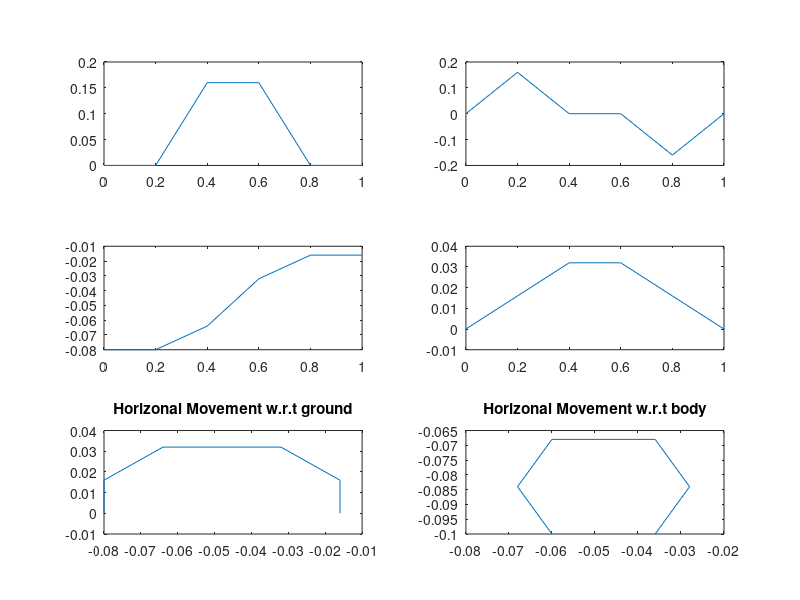

Reproduce this figure in MATLAB.
clear, clc, close all;
%% ----------------------- *** INITIAL DATA *** ------------------------%%
l1=.020;
l2=.050;
l3=.100;
b=0.75;
v=0.04; % desired velocity of COG (m/sec)
u=v/(1-b); % average swing velocity of the leg wrt the ground
L=.16; % Stride Length which is the amount of COG displacement in one cycle time.
T= L/v; % Cycle Period
Tt=(1-b)*T;
Ts=b*T;

%% ------------- *** POSITIONAL FOOT TRAJECTORY PLANNING *** ------------%%
%Transfering time is divided to 5 equal extents. Such a selection is completely
%arbitrary.
t0=0;
t1=Tt/5;
t2=2*t1;
t3=Tt-t2;
t4=Tt-t1;
t5=Tt;
Ttt=[t0,t1,t2,t3,t4,t5];
%%%%%%%%%%HERE EVERY THING IS IN Gi COORDINATE SYSTEM WHICH IS GROUND
%COORDINATE SYSTEM FOR EACH LEG
% xdotmaxf_g=2*(t5-t0)*u/((t4-t1)+(t3-t2)); %maximum leg transferring speed.
% this is the average velocity divided by the surface are under the velocity graph.
xdotmaxf_g=.16;
zdotmaxf_g=xdotmaxf_g; % it is arbitrary.
xdotf_g=[0,0,xdotmaxf_g,xdotmaxf_g,0,0];
for i=1:6
    xf_g(i,1)=-L/2;
    xf_g(i,2)=xf_g(i,1)+0;
    xf_g(i,3)=xf_g(i,2)+(t2-t1)*xdotmaxf_g/2;
    xf_g(i,4)=xf_g(i,3)+(t3-t2)*xdotmaxf_g;
    xf_g(i,5)=xf_g(i,4)+(t4-t3)*xdotmaxf_g/2;
    xf_g(i,6)=xf_g(i,5)+0;
end
zdotf_g=[0,zdotmaxf_g,0,0,-zdotmaxf_g,0];
for i=1:6
    zf_g(i,1)=0;
    zf_g(i,2)=zf_g(i,1)+(t1-t0)*zdotmaxf_g/2;
    zf_g(i,3)=zf_g(i,2)+(t2-t1)*zdotmaxf_g/2;
    zf_g(i,4)=zf_g(i,3)+0;
    zf_g(i,5)=zf_g(i,4)-(t4-t3)*zdotmaxf_g/2;
    zf_g(i,6)=zf_g(i,5)-(t5-t4)*zdotmaxf_g/2;
end
%%%%%%%% Now it's the time to change our cooridinte system properly
%Leg number 4:
h=.1; %(m) height of the robot. Here h=l3 because it is assumed in the home
% positon.
D=l1+l2; %(m) Distance between the foot tip and hip joint from top view
alphaH=[-30*pi/180, 30*pi/180, -90*pi/180, 90*pi/180, -150*pi/180, 150*pi/180];
xb_g(1,1)=-((1-b)/2)*L-D*cos(alphaH(1)); % frame b is a frame attached to the hip
% joint whose
xb_g(2,1)=-((1-b)/2)*L-D*cos(alphaH(2));
xb_g(3,1)=-((1-b)/2)*L;
xb_g(4,1)=-((1-b)/2)*L;
xb_g(5,1)=-((1-b)/2)*L-D*cos(alphaH(5));
xb_g(6,1)=-((1-b)/2)*L-D*cos(alphaH(6));
% x axis is parallel to the x axis of frame g (Gi).
zb_g(1,1)=h;
zb_g(2,1)=h;
zb_g(3,1)=h;
zb_g(4,1)=h;
zb_g(5,1)=h;
zb_g(6,1)=h;
dt=Tt/5;
xdotb_g=v;
zdotb_g=0;
for i=1:6
    for t=1:5 % 5 is becaus of time dividing to 5 equal extents.
        xb_g(i,t+1)=xb_g(i,t)+xdotb_g*dt;
        zb_g(i,t+1)=zb_g(i,t)+zdotb_g*dt;
    end
    for t=1:6
        xf_b(i,t)=xf_g(i,t)-xb_g(i,t);
        zf_b(i,t)=zf_g(i,t)-zb_g(i,t);
    end
end

%% Plot
subplot(3,2,1)
plot(Ttt,xdotf_g)
subplot(3,2,2)
plot(Ttt,zdotf_g)
subplot(3,2,3)
plot(Ttt,xf_g(2,:))
subplot(3,2,4)
plot(Ttt,zf_g(2,:))
subplot(3,2,5)
plot(xf_g(4,:),zf_g(2,:))
title("Horizonal Movement w.r.t ground")
subplot(3,2,6)
plot(xf_b(4,:),zf_b(2,:))
title("Horizonal Movement w.r.t body")

%% Real outputs for each leg
n = 6; % number of legs

for i = 1:n
    xf_g(i,:) = xf_b(1,:);
    zf_b(i,:) = zf_b(1,:);
end